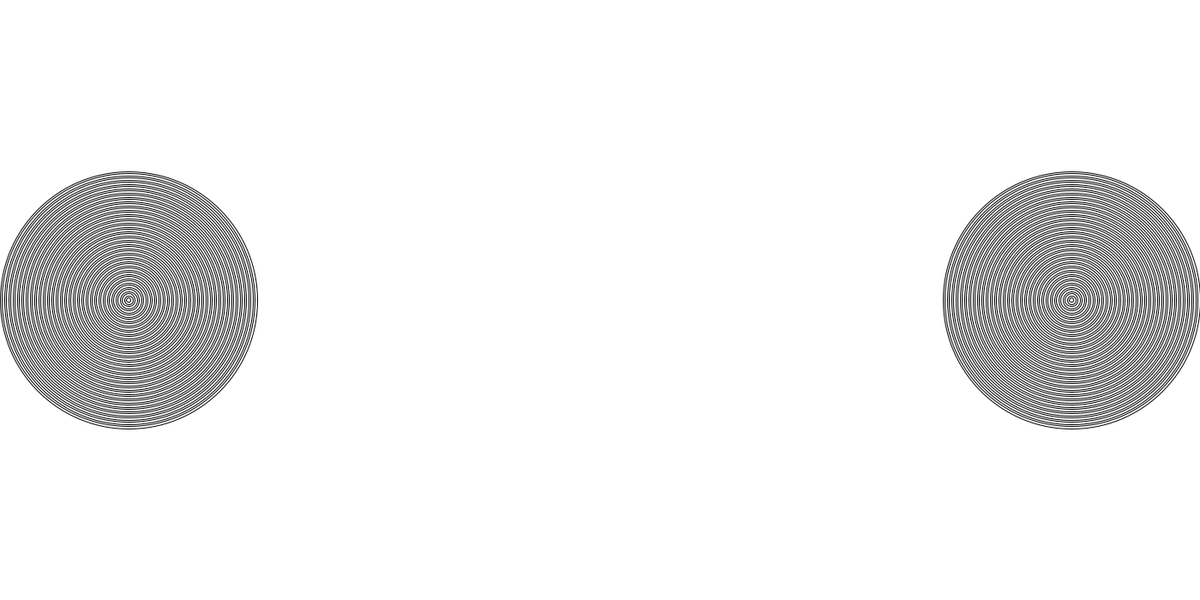
Frame 1 (no input)
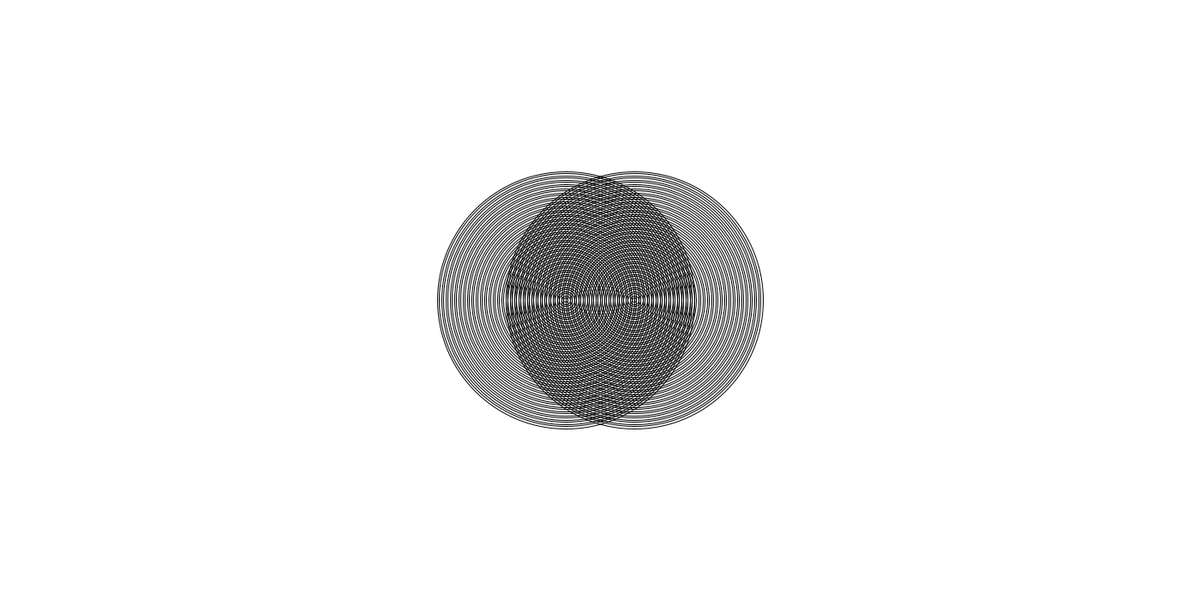
Frame 60 (the mouse pressed at the canvas centre just before this capture)
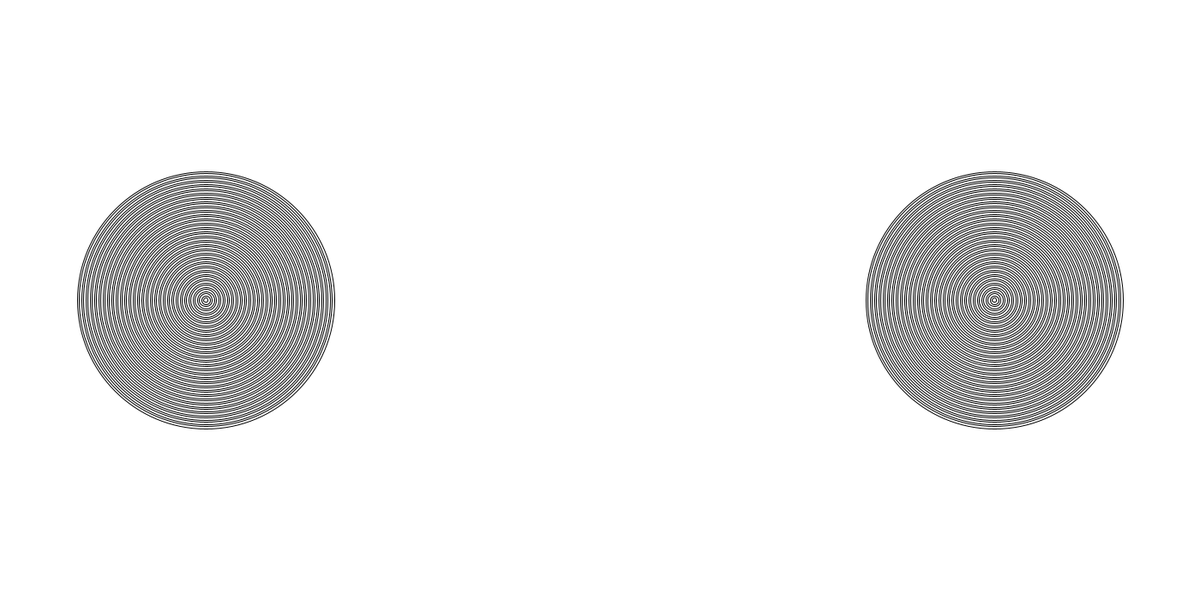
Frame 120 (the mouse held since frame 60 and released just before this capture)

The Processing sketch that drew these frames (run headless with seeded random() and noise(); from frame 60 on, the mouse is pressed at the canvas centre):

// Processing sketch: Amazing_Rings
// ── Amazing_Rings.pde
int x = 300;
int y = 300;
int w = 150;
int z = 1250;
void setup(){
  size(1400,700);

}
void draw(){

background(255,255,255);
for(int i=0; i<60; i++){
  circleOne();

  circleTwo();
}
w+=10;
z-=10;
if(w==1250){
  w=150;
  z=1250;
}

    
    
  


  


  
}
void circleOne(){
  noFill();
  ellipse(w, 350, x, y);
x-=5;
y-=5;
if(x==0){
  x=300;
  y=x;
}
  
  }
  void circleTwo(){
      noFill();
  ellipse(z, 350, x, y);

  }
  
